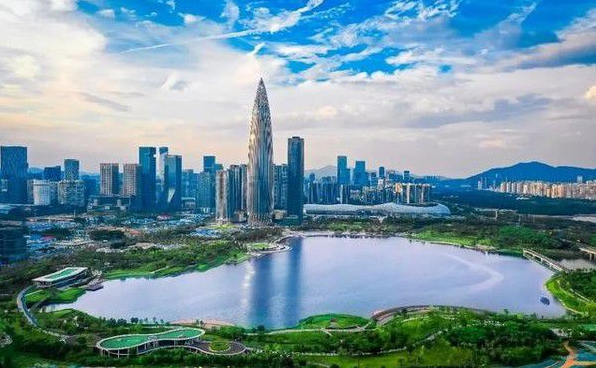
#> input picture Opnecv/Image arguements/shenzhen.png, 596 x 368 px
$ jupyter execute Sobeling.ipynb   (older library calls are emulated)
#> lines starting #> are read from the running program, lines starting #| are printed output that depends on the picture
[cell 1]
#sobel算子用于图像边缘检测，图像的梯度等于相邻像素之差，当上下或者左右的像素值过大时，即可认为是边缘地方
#opencv中默认截断：即像素之差小于0大于256，默认选在0到256之间，所以要对梯度值取绝对值
#即在x方向上，p5 = p3 - p1 + 2(p6 - p4) + p9 - p7
#x方向np.array([[-1, 0, 2], [-2, 0, 1], [-1, 0, 2]]
#y方向np.array([[-1, -2, -1], [0, 0, 0], [1, 2, 1]]
import cv2
import numpy as np
import copy
import math

img = cv2.imread('shenzhen.png', cv2.IMREAD_COLOR)
#> img is the input picture: shape (368, 596, 3); mean B, G, R 159.9, 149.1, 118.4
R, G, B = cv2.split(img)
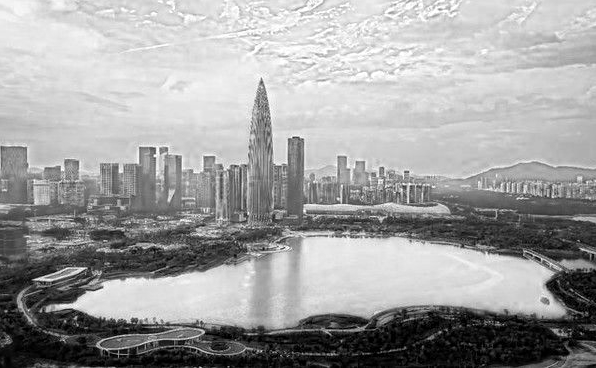
#> R: shape (368, 596); min 0, max 255, mean 159.9
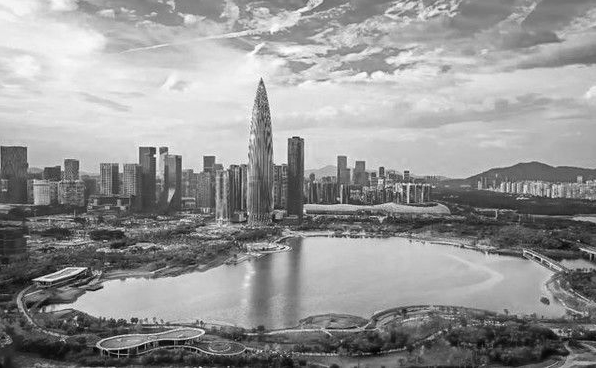
#> G: shape (368, 596); min 0, max 255, mean 149.1
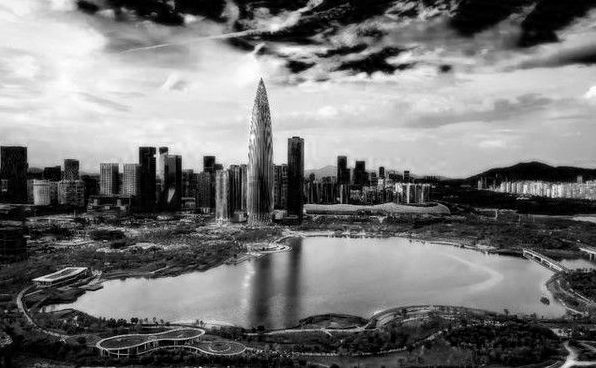
#> B: shape (368, 596); min 0, max 255, mean 118.4
#print(G.shape)(368, 596)
G_channels = np.pad(G, ((1, 1), (1, 1)), 'edge').astype(np.float32)
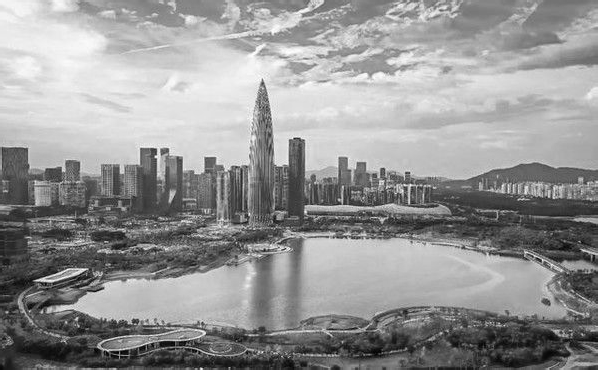
#> G_channels: shape (370, 598) float32; min 0, max 255, mean 148.9
#print(G_channels.shape)为了关心到所有的像素，所以要padding
#边缘填充，第二个参数表示，在上下和左右各填充一行和一列，edge表示用边缘值填充
New_img = np.full((368, 596), np.nan).astype(np.float32)
#创建空数组，第一个参数是数组大小，第二个是填充的值
#下面构建滤波器3 * 3
for i in range(1, 368) :
    for j in range(1, 596) :
        tmp = copy.deepcopy(G_channels[i - 1 : i + 2, j - 1 : j + 2])
        x = np.multiply(tmp, np.array([[-1, 0, 2], [-2, 0, 1], [-1, 0, 2]]))
        y = np.multiply(tmp, np.array([[-1, -2, -1], [0, 0, 0], [1, 2, 1]]))
        df = np.sqrt(np.power(np.sum(x), 2) + np.power(np.sum(y), 2))
        New_img[i - 1][j - 1] = df
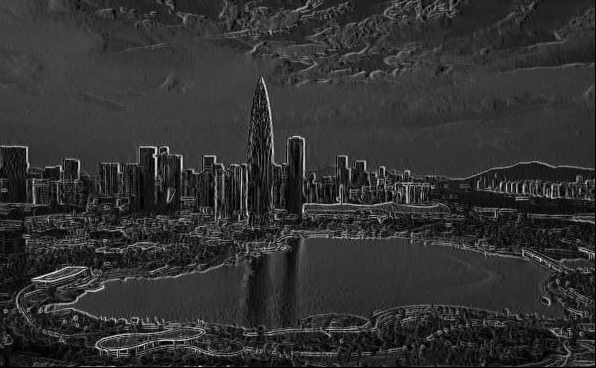
#> New_img: shape (368, 596) float32; 0.44% of the values are NaN or infinite; the others: min 0, max 932.1, mean 182.7; drawn with min black, max white, NaN and infinite black
# 浮点型转成uint8型
New_img = New_img.astype(np.uint8)
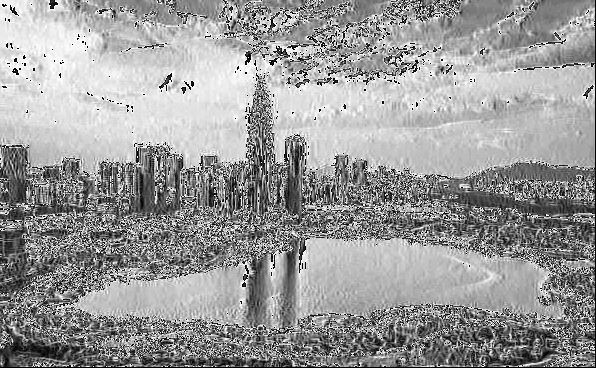
#> New_img: shape (368, 596); min 0, max 255, mean 153.6
#cv2.namedWindow(‘窗口标题’,默认参数)
#之前的图像
#cv2.namedWindow('G')
#cv2.resizeWindow('G')
cv2.imshow('G', G)

#之后的
#cv2.namedWindow('New_img')
#cv2.resizeWindow('New_img')
cv2.imwrite('sobaling.png', New_img)
cv2.imshow('New_img', New_img)

#opencv中sobel算子，整体边缘检测
edges = cv2.Sobel(G,cv2.CV_16S,1,1)#第一个参数表示输入图像，第二个参数表示数据类型，cv2.CV_8U，指的是8位无符号数，CV_16S（16位无符号数）
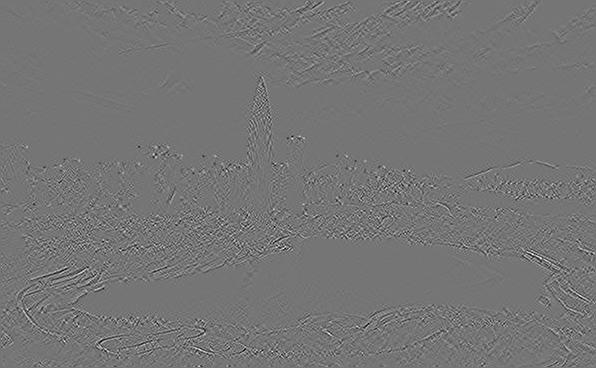
#> edges: shape (368, 596) int16; min -235, max 274, mean 0; drawn with min black and max white
edges = cv2.convertScaleAbs(edges) #先计算数组绝对值，后转化为8位无符号数
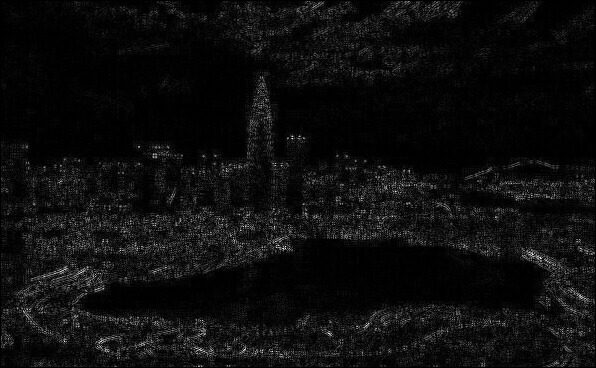
#> edges: shape (368, 596); min 0, max 255, mean 13.5
cv2.imshow('edges', edges)
cv2.imwrite('sobeling2.png', edges)
cv2.waitKey(0)
